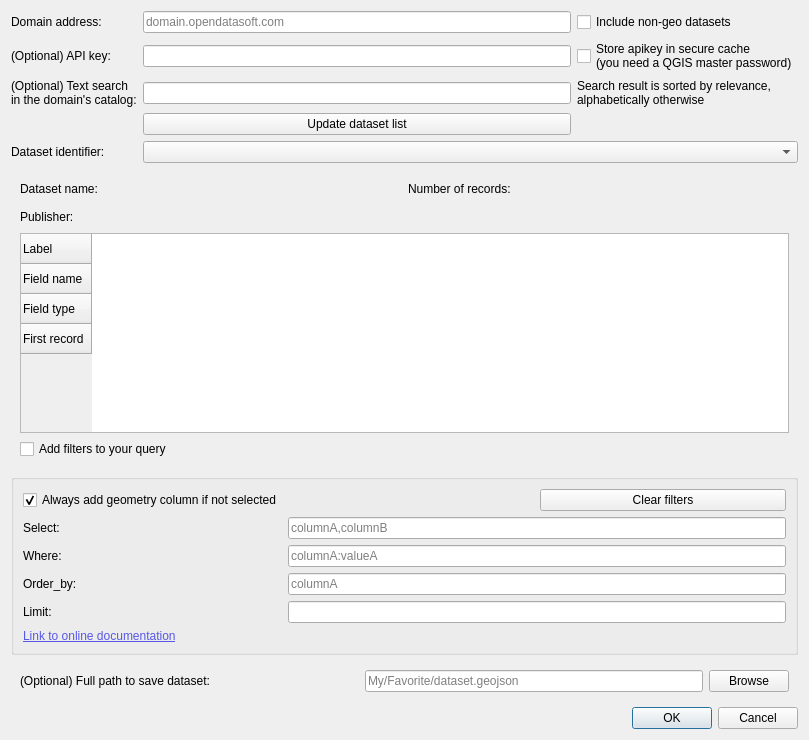
<?xml version="1.0" encoding="UTF-8"?>
<ui version="4.0">
 <class>ODS</class>
 <widget class="QDialog" name="ODS">
  <property name="geometry">
   <rect>
    <x>0</x>
    <y>0</y>
    <width>809</width>
    <height>740</height>
   </rect>
  </property>
  <property name="windowTitle">
   <string>Import an ODS dataset</string>
  </property>
  <layout class="QGridLayout" name="gridLayout">
   <item row="29" column="0" rowspan="2" colspan="3">
    <widget class="QGroupBox" name="filterGroupBox">
     <property name="styleSheet">
      <string notr="true"/>
     </property>
     <property name="title">
      <string/>
     </property>
     <property name="flat">
      <bool>true</bool>
     </property>
     <layout class="QGridLayout" name="gridLayout_2">
      <item row="0" column="0">
       <widget class="QCheckBox" name="defaultGeomCheckBox">
        <property name="text">
         <string>Always add geometry column if not selected</string>
        </property>
        <property name="checked">
         <bool>true</bool>
        </property>
       </widget>
      </item>
      <item row="0" column="2">
       <widget class="QPushButton" name="clearFiltersButton">
        <property name="text">
         <string>Clear filters</string>
        </property>
       </widget>
      </item>
      <item row="1" column="0">
       <widget class="QLabel" name="selectLabel">
        <property name="text">
         <string>Select:</string>
        </property>
       </widget>
      </item>
      <item row="1" column="1" colspan="2">
       <widget class="QLineEdit" name="selectInput">
        <property name="placeholderText">
         <string>columnA,columnB</string>
        </property>
       </widget>
      </item>
      <item row="2" column="0">
       <widget class="QLabel" name="whereLabel">
        <property name="text">
         <string>Where:</string>
        </property>
       </widget>
      </item>
      <item row="2" column="1" colspan="2">
       <widget class="QLineEdit" name="whereInput">
        <property name="placeholderText">
         <string>columnA:valueA</string>
        </property>
       </widget>
      </item>
      <item row="3" column="0">
       <widget class="QLabel" name="orderByLabel">
        <property name="text">
         <string>Order_by:</string>
        </property>
       </widget>
      </item>
      <item row="3" column="1" colspan="2">
       <widget class="QLineEdit" name="orderByInput">
        <property name="placeholderText">
         <string>columnA</string>
        </property>
       </widget>
      </item>
      <item row="4" column="1" colspan="2">
       <widget class="QLineEdit" name="limitInput"/>
      </item>
      <item row="4" column="0">
       <widget class="QLabel" name="limitLabel">
        <property name="mouseTracking">
         <bool>false</bool>
        </property>
        <property name="lineWidth">
         <number>1</number>
        </property>
        <property name="text">
         <string>Limit:</string>
        </property>
       </widget>
      </item>
      <item row="5" column="0">
       <widget class="QLabel" name="DocLink">
        <property name="text">
         <string>&lt;html&gt;&lt;head/&gt;&lt;body&gt;&lt;p&gt;&lt;a href=&quot;https://help.opendatasoft.com/apis/ods-explore-v2/#section/Opendatasoft-Query-Language-(ODSQL)&quot;&gt;&lt;span style=&quot; text-decoration: underline; color:#5858e7;&quot;&gt;Link to online documentation&lt;/span&gt;&lt;/a&gt;&lt;/p&gt;&lt;/body&gt;&lt;/html&gt;</string>
        </property>
        <property name="openExternalLinks">
         <bool>true</bool>
        </property>
       </widget>
      </item>
     </layout>
    </widget>
   </item>
   <item row="16" column="0" colspan="3">
    <widget class="QWidget" name="metadataWidget" native="true">
     <layout class="QGridLayout" name="gridLayout_4">
      <item row="0" column="0">
       <widget class="QLabel" name="datasetNameLabel">
        <property name="text">
         <string>Dataset name: </string>
        </property>
       </widget>
      </item>
      <item row="4" column="0">
       <widget class="QCheckBox" name="showFilterCheckBox">
        <property name="text">
         <string>Add filters to your query</string>
        </property>
       </widget>
      </item>
      <item row="0" column="1">
       <widget class="QLabel" name="recordsNumberLabel">
        <property name="text">
         <string>Number of records:</string>
        </property>
       </widget>
      </item>
      <item row="3" column="0" colspan="2">
       <widget class="QTableWidget" name="schemaTableWidget">
        <property name="minimumSize">
         <size>
          <width>0</width>
          <height>136</height>
         </size>
        </property>
        <property name="maximumSize">
         <size>
          <width>16777215</width>
          <height>200</height>
         </size>
        </property>
        <property name="autoFillBackground">
         <bool>false</bool>
        </property>
        <property name="rowCount">
         <number>4</number>
        </property>
        <attribute name="horizontalHeaderVisible">
         <bool>false</bool>
        </attribute>
        <row>
         <property name="text">
          <string>Label</string>
         </property>
        </row>
        <row>
         <property name="text">
          <string>Field name</string>
         </property>
        </row>
        <row>
         <property name="text">
          <string>Field type</string>
         </property>
        </row>
        <row>
         <property name="text">
          <string>First record</string>
         </property>
        </row>
       </widget>
      </item>
      <item row="1" column="0">
       <widget class="QLabel" name="publisherLabel">
        <property name="text">
         <string>Publisher: </string>
        </property>
       </widget>
      </item>
     </layout>
    </widget>
   </item>
   <item row="1" column="2">
    <widget class="QCheckBox" name="apikeyCacheCheckBox">
     <property name="text">
      <string>Store apikey in secure cache
(you need a QGIS master password)</string>
     </property>
    </widget>
   </item>
   <item row="4" column="0">
    <widget class="QLabel" name="datasetLabel">
     <property name="text">
      <string>Dataset identifier:</string>
     </property>
    </widget>
   </item>
   <item row="2" column="0">
    <widget class="QLabel" name="textSearchLabel">
     <property name="text">
      <string>(Optional) Text search 
in the domain's catalog:</string>
     </property>
    </widget>
   </item>
   <item row="1" column="0">
    <widget class="QLabel" name="apikeyLabel">
     <property name="text">
      <string>(Optional) API key:</string>
     </property>
    </widget>
   </item>
   <item row="31" column="0" colspan="3">
    <widget class="QWidget" name="saveWidget" native="true">
     <layout class="QGridLayout" name="gridLayout_3">
      <item row="0" column="0">
       <widget class="QLabel" name="pathLabel">
        <property name="text">
         <string>(Optional) Full path to save dataset:</string>
        </property>
       </widget>
      </item>
      <item row="0" column="1">
       <widget class="QLineEdit" name="pathInput">
        <property name="sizePolicy">
         <sizepolicy hsizetype="Preferred" vsizetype="Fixed">
          <horstretch>0</horstretch>
          <verstretch>0</verstretch>
         </sizepolicy>
        </property>
        <property name="placeholderText">
         <string>My/Favorite/dataset.geojson</string>
        </property>
       </widget>
      </item>
      <item row="0" column="2">
       <widget class="QPushButton" name="filePathButton">
        <property name="sizePolicy">
         <sizepolicy hsizetype="Fixed" vsizetype="Fixed">
          <horstretch>0</horstretch>
          <verstretch>0</verstretch>
         </sizepolicy>
        </property>
        <property name="text">
         <string>Browse</string>
        </property>
       </widget>
      </item>
     </layout>
    </widget>
   </item>
   <item row="0" column="0">
    <widget class="QLabel" name="domainLabel">
     <property name="text">
      <string>Domain address:</string>
     </property>
    </widget>
   </item>
   <item row="1" column="1">
    <widget class="QLineEdit" name="apikeyInput"/>
   </item>
   <item row="4" column="1" colspan="2">
    <widget class="QComboBox" name="datasetListComboBox"/>
   </item>
   <item row="2" column="1">
    <widget class="QLineEdit" name="textSearchInput"/>
   </item>
   <item row="0" column="2">
    <widget class="QCheckBox" name="nonGeoCheckBox">
     <property name="text">
      <string>Include non-geo datasets</string>
     </property>
    </widget>
   </item>
   <item row="0" column="1">
    <widget class="QLineEdit" name="domainInput">
     <property name="text">
      <string/>
     </property>
     <property name="placeholderText">
      <string>domain.opendatasoft.com</string>
     </property>
    </widget>
   </item>
   <item row="33" column="1" colspan="2">
    <widget class="QDialogButtonBox" name="dialogButtonBox">
     <property name="orientation">
      <enum>Qt::Horizontal</enum>
     </property>
     <property name="standardButtons">
      <set>QDialogButtonBox::Cancel|QDialogButtonBox::Ok</set>
     </property>
    </widget>
   </item>
   <item row="3" column="1">
    <widget class="QPushButton" name="updateListButton">
     <property name="text">
      <string>Update dataset list</string>
     </property>
    </widget>
   </item>
   <item row="2" column="2">
    <widget class="QLabel" name="label">
     <property name="text">
      <string>Search result is sorted by relevance,
alphabetically otherwise</string>
     </property>
    </widget>
   </item>
  </layout>
 </widget>
 <resources/>
 <connections>
  <connection>
   <sender>dialogButtonBox</sender>
   <signal>rejected()</signal>
   <receiver>ODS</receiver>
   <slot>reject()</slot>
   <hints>
    <hint type="sourcelabel">
     <x>316</x>
     <y>260</y>
    </hint>
    <hint type="destinationlabel">
     <x>286</x>
     <y>274</y>
    </hint>
   </hints>
  </connection>
 </connections>
</ui>
